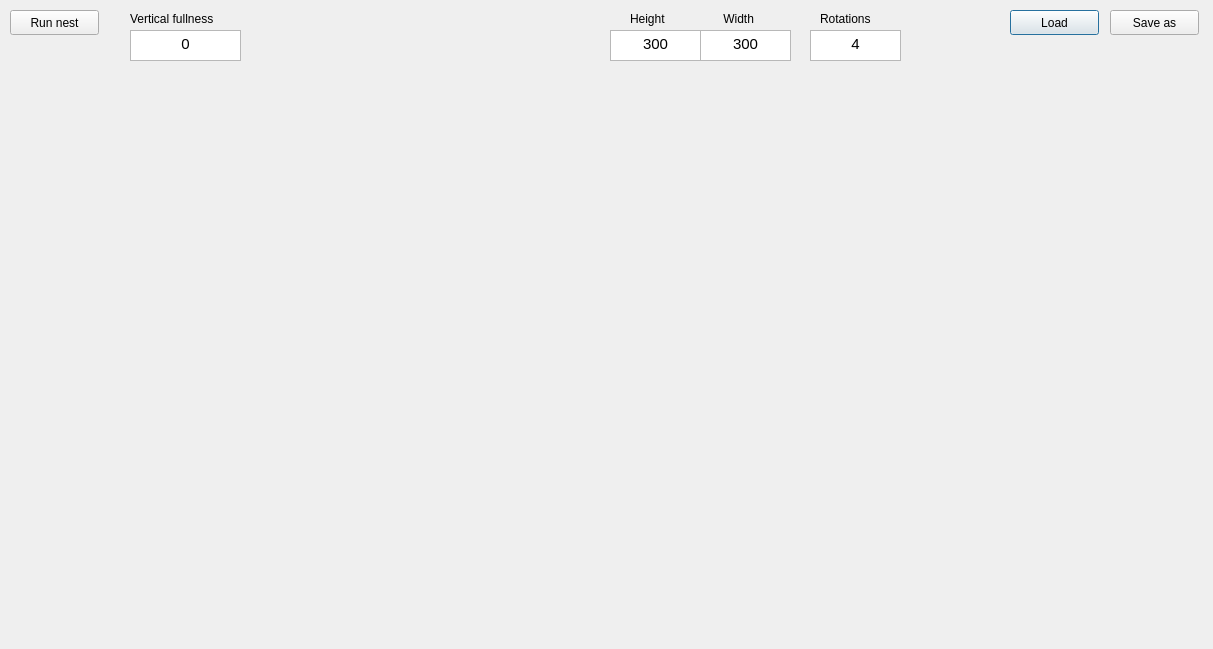
<?xml version="1.0" encoding="UTF-8"?>
<ui version="4.0">
 <class>GUI_nester</class>
 <widget class="QDialog" name="GUI_nester">
  <property name="geometry">
   <rect>
    <x>0</x>
    <y>0</y>
    <width>1213</width>
    <height>649</height>
   </rect>
  </property>
  <property name="windowTitle">
   <string>Dialog</string>
  </property>
  <widget class="QPushButton" name="Load">
   <property name="geometry">
    <rect>
     <x>1010</x>
     <y>10</y>
     <width>89</width>
     <height>25</height>
    </rect>
   </property>
   <property name="text">
    <string>Load</string>
   </property>
  </widget>
  <widget class="QPushButton" name="Save_as">
   <property name="geometry">
    <rect>
     <x>1110</x>
     <y>10</y>
     <width>89</width>
     <height>25</height>
    </rect>
   </property>
   <property name="text">
    <string>Save as</string>
   </property>
  </widget>
  <widget class="QLabel" name="pic1">
   <property name="geometry">
    <rect>
     <x>50</x>
     <y>130</y>
     <width>551</width>
     <height>471</height>
    </rect>
   </property>
   <property name="text">
    <string/>
   </property>
  </widget>
  <widget class="QLabel" name="pic2">
   <property name="geometry">
    <rect>
     <x>620</x>
     <y>130</y>
     <width>541</width>
     <height>471</height>
    </rect>
   </property>
   <property name="text">
    <string/>
   </property>
  </widget>
  <widget class="QPushButton" name="Run_nest">
   <property name="geometry">
    <rect>
     <x>10</x>
     <y>10</y>
     <width>89</width>
     <height>25</height>
    </rect>
   </property>
   <property name="text">
    <string>Run nest</string>
   </property>
  </widget>
  <widget class="QLabel" name="label">
   <property name="geometry">
    <rect>
     <x>130</x>
     <y>10</y>
     <width>111</width>
     <height>17</height>
    </rect>
   </property>
   <property name="text">
    <string>Vertical fullness</string>
   </property>
  </widget>
  <widget class="QLabel" name="label_2">
   <property name="geometry">
    <rect>
     <x>630</x>
     <y>10</y>
     <width>67</width>
     <height>17</height>
    </rect>
   </property>
   <property name="text">
    <string>Height</string>
   </property>
  </widget>
  <widget class="QLabel" name="label_3">
   <property name="geometry">
    <rect>
     <x>710</x>
     <y>10</y>
     <width>67</width>
     <height>17</height>
    </rect>
   </property>
   <property name="text">
    <string>    Width</string>
   </property>
  </widget>
  <widget class="QLabel" name="label_4">
   <property name="geometry">
    <rect>
     <x>820</x>
     <y>10</y>
     <width>67</width>
     <height>17</height>
    </rect>
   </property>
   <property name="text">
    <string>Rotations</string>
   </property>
  </widget>
  <widget class="QTextEdit" name="Height">
   <property name="geometry">
    <rect>
     <x>610</x>
     <y>30</y>
     <width>91</width>
     <height>31</height>
    </rect>
   </property>
   <property name="html">
    <string>&lt;!DOCTYPE HTML PUBLIC &quot;-//W3C//DTD HTML 4.0//EN&quot; &quot;http://www.w3.org/TR/REC-html40/strict.dtd&quot;&gt;
&lt;html&gt;&lt;head&gt;&lt;meta name=&quot;qrichtext&quot; content=&quot;1&quot; /&gt;&lt;style type=&quot;text/css&quot;&gt;
p, li { white-space: pre-wrap; }
&lt;/style&gt;&lt;/head&gt;&lt;body style=&quot; font-family:'Ubuntu'; font-size:11pt; font-weight:400; font-style:normal;&quot;&gt;
&lt;p align=&quot;center&quot; style=&quot; margin-top:0px; margin-bottom:0px; margin-left:0px; margin-right:0px; -qt-block-indent:0; text-indent:0px;&quot;&gt;300&lt;/p&gt;&lt;/body&gt;&lt;/html&gt;</string>
   </property>
  </widget>
  <widget class="QTextEdit" name="Width">
   <property name="geometry">
    <rect>
     <x>700</x>
     <y>30</y>
     <width>91</width>
     <height>31</height>
    </rect>
   </property>
   <property name="html">
    <string>&lt;!DOCTYPE HTML PUBLIC &quot;-//W3C//DTD HTML 4.0//EN&quot; &quot;http://www.w3.org/TR/REC-html40/strict.dtd&quot;&gt;
&lt;html&gt;&lt;head&gt;&lt;meta name=&quot;qrichtext&quot; content=&quot;1&quot; /&gt;&lt;style type=&quot;text/css&quot;&gt;
p, li { white-space: pre-wrap; }
&lt;/style&gt;&lt;/head&gt;&lt;body style=&quot; font-family:'Ubuntu'; font-size:11pt; font-weight:400; font-style:normal;&quot;&gt;
&lt;p align=&quot;center&quot; style=&quot; margin-top:0px; margin-bottom:0px; margin-left:0px; margin-right:0px; -qt-block-indent:0; text-indent:0px;&quot;&gt;300&lt;/p&gt;&lt;/body&gt;&lt;/html&gt;</string>
   </property>
  </widget>
  <widget class="QTextEdit" name="Rotations">
   <property name="geometry">
    <rect>
     <x>810</x>
     <y>30</y>
     <width>91</width>
     <height>31</height>
    </rect>
   </property>
   <property name="html">
    <string>&lt;!DOCTYPE HTML PUBLIC &quot;-//W3C//DTD HTML 4.0//EN&quot; &quot;http://www.w3.org/TR/REC-html40/strict.dtd&quot;&gt;
&lt;html&gt;&lt;head&gt;&lt;meta name=&quot;qrichtext&quot; content=&quot;1&quot; /&gt;&lt;style type=&quot;text/css&quot;&gt;
p, li { white-space: pre-wrap; }
&lt;/style&gt;&lt;/head&gt;&lt;body style=&quot; font-family:'Ubuntu'; font-size:11pt; font-weight:400; font-style:normal;&quot;&gt;
&lt;p align=&quot;center&quot; style=&quot; margin-top:0px; margin-bottom:0px; margin-left:0px; margin-right:0px; -qt-block-indent:0; text-indent:0px;&quot;&gt;4&lt;/p&gt;&lt;/body&gt;&lt;/html&gt;</string>
   </property>
  </widget>
  <widget class="QTextEdit" name="Verctical_fullness">
   <property name="geometry">
    <rect>
     <x>130</x>
     <y>30</y>
     <width>111</width>
     <height>31</height>
    </rect>
   </property>
   <property name="html">
    <string>&lt;!DOCTYPE HTML PUBLIC &quot;-//W3C//DTD HTML 4.0//EN&quot; &quot;http://www.w3.org/TR/REC-html40/strict.dtd&quot;&gt;
&lt;html&gt;&lt;head&gt;&lt;meta name=&quot;qrichtext&quot; content=&quot;1&quot; /&gt;&lt;style type=&quot;text/css&quot;&gt;
p, li { white-space: pre-wrap; }
&lt;/style&gt;&lt;/head&gt;&lt;body style=&quot; font-family:'Ubuntu'; font-size:11pt; font-weight:400; font-style:normal;&quot;&gt;
&lt;p align=&quot;center&quot; style=&quot; margin-top:0px; margin-bottom:0px; margin-left:0px; margin-right:0px; -qt-block-indent:0; text-indent:0px;&quot;&gt;0&lt;/p&gt;&lt;/body&gt;&lt;/html&gt;</string>
   </property>
  </widget>
 </widget>
 <resources/>
 <connections>
  <connection>
   <sender>Rotations</sender>
   <signal>windowIconTextChanged(QString)</signal>
   <receiver>GUI_nester</receiver>
   <slot>on_Rotations_windowIconTextChanged(QString)</slot>
   <hints>
    <hint type="sourcelabel">
     <x>855</x>
     <y>45</y>
    </hint>
    <hint type="destinationlabel">
     <x>606</x>
     <y>324</y>
    </hint>
   </hints>
  </connection>
 </connections>
 <slots>
  <slot>on_Rotations_windowIconTextChanged(QString)</slot>
 </slots>
</ui>
